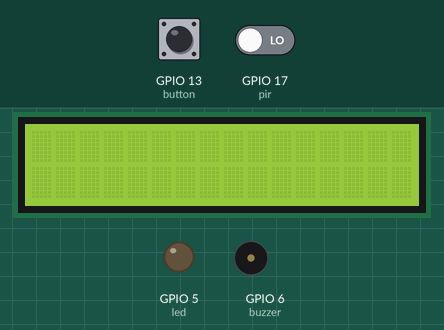
The program below on a simulated Raspberry Pi (BCM pin numbers). Shown: 16×2 character LCD, output pins drawn as LEDs (lit = HIGH), buzzer (waves = sounding, pin HIGH). Dashed ring = blinking. The inputs (shaded band) are chosen by the test bench; at power-on: GPIO 13 (button) HIGH, GPIO 17 (pir) LOW.

Above: at 1.2 s.
1.3 s: GPIO 13 (button) pulled LOW for 0.15 s
At 2.1 s:
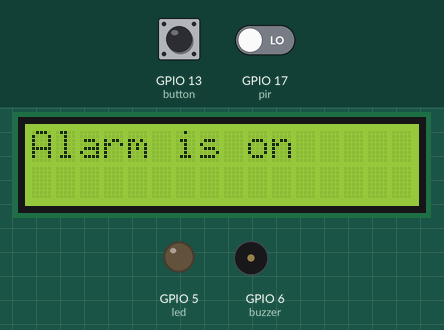
2.9 s: GPIO 17 (pir) driven HIGH
At 3.7 s:
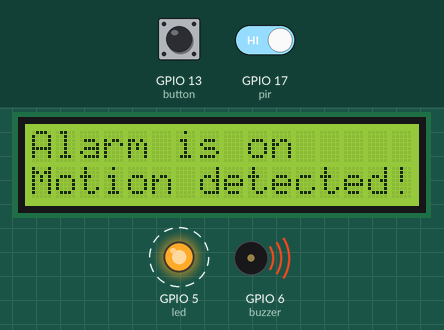
5.9 s: GPIO 13 (button) pulled LOW for 1 s
At 6.9 s:
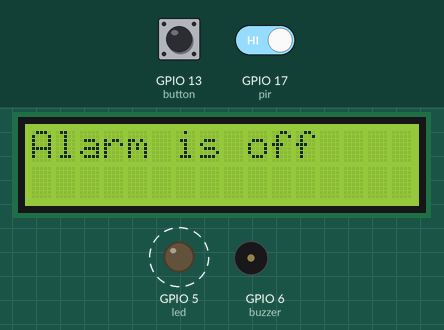
8.4 s: GPIO 13 (button) pulled LOW for 3.2 s
At 8.7 s:
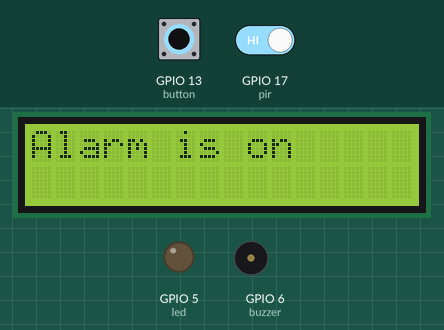
Timing chart, 0 to 11.4 s (numbered marks = the images above; inputs shaded):
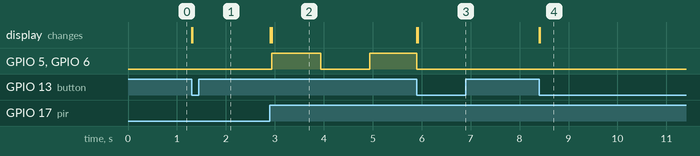

The program:

motion.py
```python
#import necessary libraries
import Adafruit_CharLCD as LCD
import time
from gpiozero import LED, Buzzer, Button, MotionSensor
from signal import pause

#RPi pin configuration
buzzer = Buzzer(6)
button = Button(13)
led = LED(5)
pir = MotionSensor(17)

#LCD
lcd_rs = 27   #register selection
lcd_en = 22   #enable
lcd_d4 = 25   #data pins
lcd_d5 = 24
lcd_d6 = 23
lcd_d7 = 18

#set the backlight level
lcd_backlight = 4

#define the lcd size
lcd_columns = 16
lcd_rows = 2

#initialize the LCD
lcd = LCD.Adafruit_CharLCD(lcd_rs, lcd_en, lcd_d4, lcd_d5, lcd_d6, lcd_d7,
                           lcd_columns, lcd_rows, lcd_backlight)

#control variables
motion_sensor_status = False
lcd.clear()
led.off()

#arm or disarm the PIR sensor
def arm_motion_sensor():
    global motion_sensor_status
    if motion_sensor_status == True:
        motion_sensor_status = False
        led.off()
        buzzer.off()
        lcd.clear()
        lcd.message('Alarm is off')
    else:
        motion_sensor_status = True
        lcd.clear()
        lcd.message('Alarm is on')

#motion detected response
def motion_detected():
    global motion_sensor_status
    if (motion_sensor_status == True):
        if(pir.motion_detected):
            lcd.clear()
            lcd.message('Alarm is on\nMotion detected!')
            led.blink()
            buzzer.blink()
        else:
            lcd.clear()
            lcd.message('Alarm is on')
            led.off()
            buzzer.off()

button.when_pressed = arm_motion_sensor
pir.when_motion = motion_detected
pir.when_no_motion = motion_detected

#keep running to continuously check the pushbutton and pir states
pause()
```

Measured:
- after the input at 1.3 s, the display: first changes at once (image 1 shows a later state)
- after the input at 2.9 s, GPIO 5 (led), GPIO 6 (buzzer): LOW → HIGH at once, → LOW 1.0 s later, → HIGH 1.0 s later; the display: first changes at once (image 2 shows a later state)
- after the input at 5.9 s, the display: first changes at once (image 3 shows a later state)
- after the input at 8.4 s, the display: first changes at once (image 4 shows a later state)
